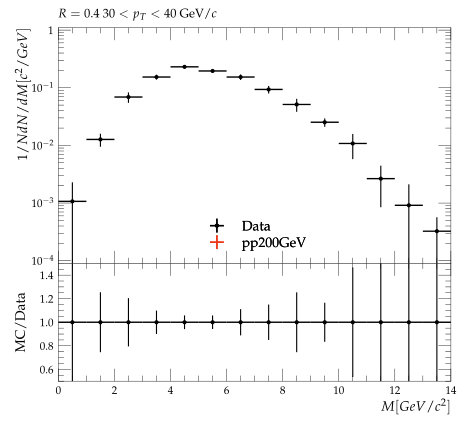

Reproduce this figure in Python.
#! /usr/bin/env python3

# This Python script was auto-generated using YODA v2.1.0.
# Analysis object: /STAR_2021_I1853218/d05-x01-y01
# Timestamp: 07-10-2025 (18:42:22)

import matplotlib as mpl
import matplotlib.pyplot as plt
mpl.use('Agg') # comment out for interactive use
import os
import numpy as np
from numpy import nan, inf

plotDir = os.path.split(os.path.realpath(__file__))[0]
if 'YODA_USER_PLOT_PATH' in globals():
    plot_outdir = globals()['YODA_USER_PLOT_PATH']
else:
    plot_outdir = plotDir

#plot style
plt.style.use(os.path.join(plotDir, '../default.mplstyle'))
# plot metadata
figW, figH = plt.rcParams['figure.figsize']
ax_xLabel = r'$M [GeV/c^{2}]$'
ax_yLabel = r'$1/N dN/dM [c^{2}/GeV]$'
ax_title  = r'$R=0.4 ~ 30 < p_{T} < 40$ GeV/$c$'
ax_xScale = 'linear'
ax_yScale = 'log'
xLims = (0.0, 14.0)
yLims = (9e-05, 1.1)

# TeX-friendly labels for the legend
labels = {
    'legend' : ([ r"Data", r"pp200GeV" ], r""),
}

# Adjust canvas width and height
canvasW = 10.0
canvasH = 9.0
figW *= canvasW/10.
figH *= canvasH/9.

# Create figure and axis objects
fig, (ax, ratio0_ax) = plt.subplots(2, 1, sharex=True,
                  figsize=(figW,figH), gridspec_kw={'height_ratios': (6.0, 3.0)})

# Set figure margins
plt.subplots_adjust(
    left   = 1.0 * plt.rcParams['figure.subplot.left'],
    right  = 1.0 * plt.rcParams['figure.subplot.right'],
    top    = 1.0 * plt.rcParams['figure.subplot.top'],
    bottom = 1.0 * plt.rcParams['figure.subplot.bottom'])

ratio0_ax.yaxis.set_major_locator(mpl.ticker.MultipleLocator(0.2))
ratio0_ax.set_ylim(0.5, 1.4999)
ratio0_ax.set_ylabel('MC/Data')

# the numerical data is stored in a separate file
dataf = dict()
prefix = os.path.split(__file__)[0]
if prefix:    prefix = prefix + '/'
exec(open(prefix+'d05-x01-y01__data.py').read(), dataf)


legend_handles = dict() # keep track of handles for the legend

# style options for curves
# starts at zorder>=5 to draw curve on top of legend
styles = {
  'Data': {
    'color' : 'black',
    'linestyle' : '-',
    'linewidth' : 1,
    'marker' : 'o',
    'markersize' : 2,
    'capsize' : 0.0,
    'zorder' : 5,
    'histstyle' : 0,
    'drawstyle' : 'steps-pre',
    'xerrorbars' : 1,
    'yerrorbars' : 1,
    'fillcolor' : None,
    'fillopacity' : 1.0,
    'ratio0_linestyle' : '-',
    'ratio0_linewidth' : 1,
    'ratio0_marker' : 'o',
    'ratio0_markersize' : 2,
    'ratio0_capsize' : 0.0,
    'ratio0_zorder' : 5,
    'ratio0_histstyle' : 0,
    'ratio0_drawstyle' : 'steps-pre',
    'ratio0_xerrorbars' : 1,
    'ratio0_yerrorbars' : 1,
  },
  'pp200GeV.yoda': {
    'color' : '#EE3311',
    'linestyle' : '-',
    'linewidth' : 1,
    'marker' : 'none',
    'markersize' : 2,
    'capsize' : 0.0,
    'zorder' : 6,
    'histstyle' : 1,
    'drawstyle' : 'steps-pre',
    'xerrorbars' : 1,
    'yerrorbars' : 1,
    'fillcolor' : None,
    'fillopacity' : 1.0,
    'ratio0_linestyle' : '-',
    'ratio0_linewidth' : 1,
    'ratio0_marker' : 'none',
    'ratio0_markersize' : 2,
    'ratio0_capsize' : 0.0,
    'ratio0_zorder' : 6,
    'ratio0_histstyle' : 1,
    'ratio0_drawstyle' : 'steps-pre',
    'ratio0_xerrorbars' : 1,
    'ratio0_yerrorbars' : 1,
  },
}

# curve from input yoda files in main panel
for label, yvals in dataf['yvals'].items():
    if all(np.isnan(v) for v in dataf['yvals'][label]):
        continue
    tmp = None
    if styles[label]['histstyle']: # draw as histogram
        xpos = dataf['xedges'][label] if styles[label]['drawstyle'] else dataf['xpoints'][label]
        ypos = np.insert(yvals, 0, yvals[0]) if styles[label]['drawstyle'] else yvals
        if styles[label]['fillcolor']: # fill area below curve
            ax.fill_between(xpos, ypos, step='pre',
                            color=styles[label]['fillcolor'],
                            alpha=styles[label]['fillopacity'])
        tmp, = ax.plot(xpos, ypos,
                       color=styles[label]['color'],
                       linestyle=styles[label]['linestyle'],
                       linewidth=styles[label]['linewidth'],
                       drawstyle=styles[label]['drawstyle'], solid_joinstyle='miter',
                       zorder=styles[label]['zorder'], label=label)
    tmp = ax.errorbar(dataf['xpoints'][label], yvals,
                      xerr=np.array(dataf['xerrs'][label])*styles[label]['xerrorbars'],
                      yerr=np.array(dataf['yerrs'][label])*styles[label]['yerrorbars'],
                      fmt=styles[label]['marker'], capsize=styles[label]['capsize'],
                      markersize=styles[label]['markersize'],
                      ecolor=styles[label]['color'],
                      color=styles[label]['color'], zorder=styles[label]['zorder'])
    tmp[-1][0].set_linestyle(styles[label]['linestyle'])
    tmp[-1][0].set_linewidth(styles[label]['linewidth'])
    if label in dataf['add_legend_handle']:  legend_handles[label] = tmp
    for varLabel in dataf['variation_yvals'].keys():
        if varLabel.startswith(label):
            tmp, = ax.plot(dataf['xedges'][label], dataf['variation_yvals'][varLabel],
                           color=styles[label]['color'],
                           linestyle=styles[label]['linestyle'],
                           linewidth=styles[label]['linewidth'],
                           drawstyle='steps-pre', solid_joinstyle='miter',
                           zorder=styles[label]['zorder'], alpha=0.5)


# plots on ratio panel
# curve from input yoda files in ratio panel
for label, yvals in dataf['ratio0_yvals'].items():
    if all(np.isnan(v) for v in yvals):
        continue
    if styles[label]['ratio0_histstyle']: # plot as histogram
        xpos = dataf['xedges']['Data'] if styles[label]['ratio0_drawstyle'] else dataf['xpoints']['Data']
        ypos = np.insert(yvals, 0, yvals[0]) if styles[label]['ratio0_drawstyle'] else yvals
        ratio0_ax.plot(xpos, ypos,
                       color=styles[label]['color'],
                       linewidth=styles[label]['linewidth'],
                       linestyle=styles[label]['ratio0_linestyle'],
                       drawstyle=styles[label]['ratio0_drawstyle'], zorder=styles[label]['zorder'],
                       solid_joinstyle='miter')
    tmp = ratio0_ax.errorbar(dataf['xpoints']['Data'], yvals,
                             xerr=np.array(dataf['ref_xerrs'])*styles[label]['ratio0_xerrorbars'],
                             yerr=np.array(dataf['ratio0_yerrs'][label])*styles[label]['ratio0_yerrorbars'],
                             fmt=styles[label]['ratio0_marker'], capsize=styles[label]['ratio0_capsize'],
                             markersize=styles[label]['ratio0_markersize'],
                             ecolor=styles[label]['color'],
                             color=styles[label]['color'])
    tmp[-1][0].set_linestyle(styles[label]['ratio0_linestyle'])
    tmp[-1][0].set_linewidth(styles[label]['ratio0_linewidth'])

    for varlabel in dataf['ratio0_variation_vals'].keys():
        if varlabel.startswith(label):
            ratio0_ax.plot(dataf['xedges']['Data'],
                            dataf['ratio0_variation_vals'][varlabel],
                            color=styles[label]['color'],
                            linestyle=styles[label]['linestyle'],
                            linewidth=styles[label]['linewidth'],
                            drawstyle='steps-pre', solid_joinstyle='miter',
                            zorder=1, alpha=0.5)

legend_items = list(legend_handles.values())
ax.add_artist(ax.legend(legend_items,
                        labels['legend'][0],
                        title=labels['legend'][1],
                        alignment='left',
                        loc='lower center',
                        bbox_to_anchor=(0.5, 0.0)))

# set plot metadata as defined above
ratio0_ax.set_xlabel(ax_xLabel)
ratio0_ax.xaxis.set_label_coords(1., -0.15)
ax.set_ylabel(ax_yLabel, ha='right', va='top')
ax.yaxis.set_label_coords(-0.11, 1.0)
ax.set_title(ax_title, loc='left')
ax.set_xscale(ax_xScale)
ax.set_yscale(ax_yScale)
ax.set_xlim(xLims)
ax.set_ylim(yLims)

# tick formatting
plt.rcParams['xtick.top'] = True
plt.rcParams['ytick.right'] = True
ax.yaxis.set_major_locator(mpl.ticker.LogLocator(base=10.0, numticks=np.inf))
ax.yaxis.set_minor_locator(mpl.ticker.LogLocator(
                           base=10.0, subs=np.arange(0.1, 1, 0.1), numticks=np.inf))
fig.align_ylabels((ax, ratio0_ax))
plt.savefig(os.path.join(plot_outdir, 'd05-x01-y01.pdf'), format='PDF')
plt.savefig(os.path.join(plot_outdir, 'd05-x01-y01.png'), format='PNG')

plt.close(fig)
